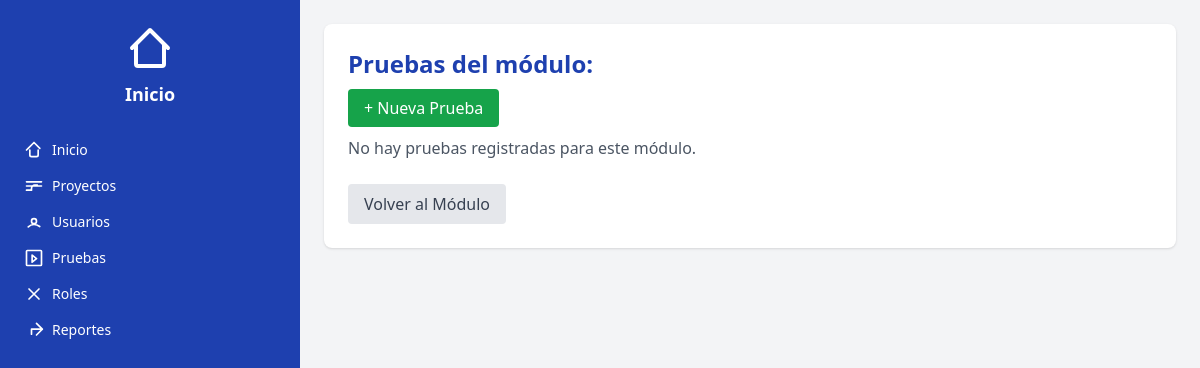
/pruebas/, run on an earlier commit of the app's database.
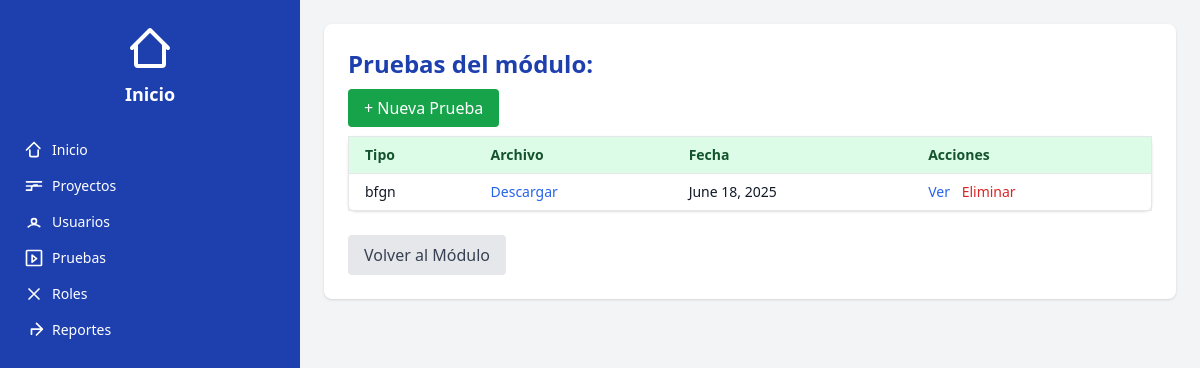
And on a later commit of the database.
### testSystem/models.py (models this page shows, shortened)
class Prueba(models.Model):
    tipo_prueba = models.CharField(max_length=100)
    archivo = models.FileField(upload_to='pruebas/')
    fecha = models.DateField(auto_now_add=True)
    modulo = models.ForeignKey(
        ModuloProyecto, on_delete=models.CASCADE, related_name='pruebas')

### testSystem/views.py (the view)
# urls.py: path('pruebas/', views.listar_pruebas, name='listar_pruebas'),
def listar_pruebas(request):
    pruebas = Prueba.objects.all().order_by('-fecha')
    return render(request, 'pruebas/listar_pruebas.html', {'pruebas': pruebas})

### testSystem/templates/Pruebas/listar_pruebas.html
{% extends "base.html" %}
{% block content %}
<div class="max-w-5xl mx-auto bg-white rounded-lg shadow p-6">
  <h2 class="text-2xl font-bold text-blue-800 mb-4">Pruebas del módulo: {{ modulo.nombre }}</h2>
  <div class="mb-4">
    <a href="{% url 'crear_prueba' proyecto.pk modulo.pk %}" class="px-4 py-2 bg-green-600 text-white rounded hover:bg-green-700">
      + Nueva Prueba
    </a>
  </div>
  {% if pruebas %}
    <table class="min-w-full bg-white border border-gray-200 text-sm rounded-lg shadow">
      <thead class="bg-green-100 text-green-900">
        <tr>
          <th class="px-4 py-2 text-left">Tipo</th>
          <th class="px-4 py-2 text-left">Archivo</th>
          <th class="px-4 py-2 text-left">Fecha</th>
          <th class="px-4 py-2 text-left">Acciones</th>
        </tr>
      </thead>
      <tbody>
        {% for prueba in pruebas %}
        <tr class="border-t hover:bg-gray-50">
          <td class="px-4 py-2">{{ prueba.tipo_prueba }}</td>
          <td class="px-4 py-2">
            <a href="{{ prueba.archivo.url }}" class="text-blue-600 hover:underline" target="_blank">
              Descargar
            </a>
          </td>
          <td class="px-4 py-2">{{ prueba.fecha }}</td>
        <td class="px-4 py-2">
  <a href="{% url 'ver_prueba' proyecto.pk modulo.pk prueba.pk %}" class="text-blue-600 hover:underline mr-2">Ver</a>
  <a href="{% url 'eliminar_prueba' proyecto.pk modulo.pk prueba.pk %}" class="text-red-600 hover:underline">Eliminar</a>
</td>
        </tr>
        {% endfor %}
      </tbody>
    </table>
  {% else %}
    <p class="text-gray-600">No hay pruebas registradas para este módulo.</p>
  {% endif %}
  <div class="mt-6">
    <a href="{% url 'ver_proyecto' modulo.proyecto.pk %}" class="inline-block px-4 py-2 bg-gray-200 text-gray-700 rounded hover:bg-gray-300">
      Volver al Módulo
    </a>
  </div>
</div>
{% endblock %}

What changed in the data, as far as the page shows it:
added Prueba: tipo_prueba "bfgn", fecha "June 18, 2025"
Also different on the page:
text no longer shown: "No hay pruebas registradas para este módulo."
text now shown: "Tipo Archivo Fecha Acciones"
